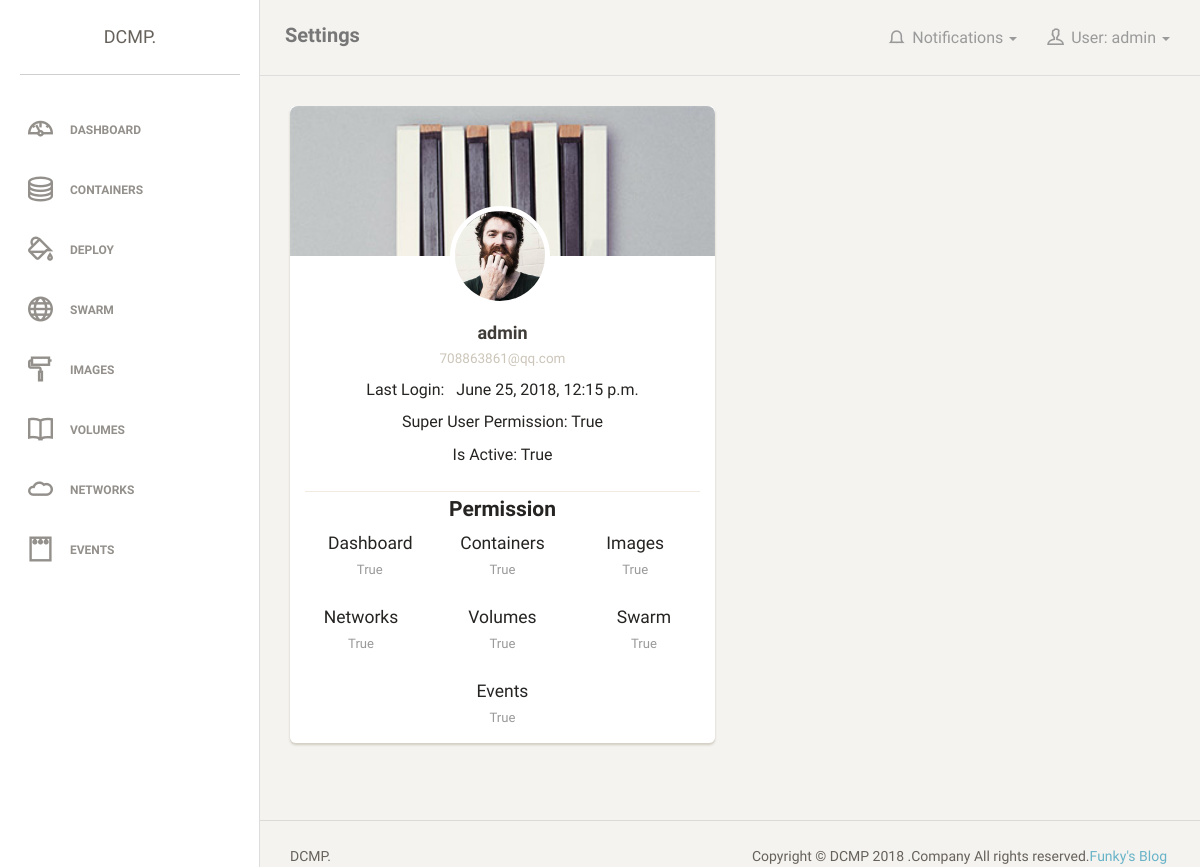
The app's page /dashboard/settings/ (signed in), older data.
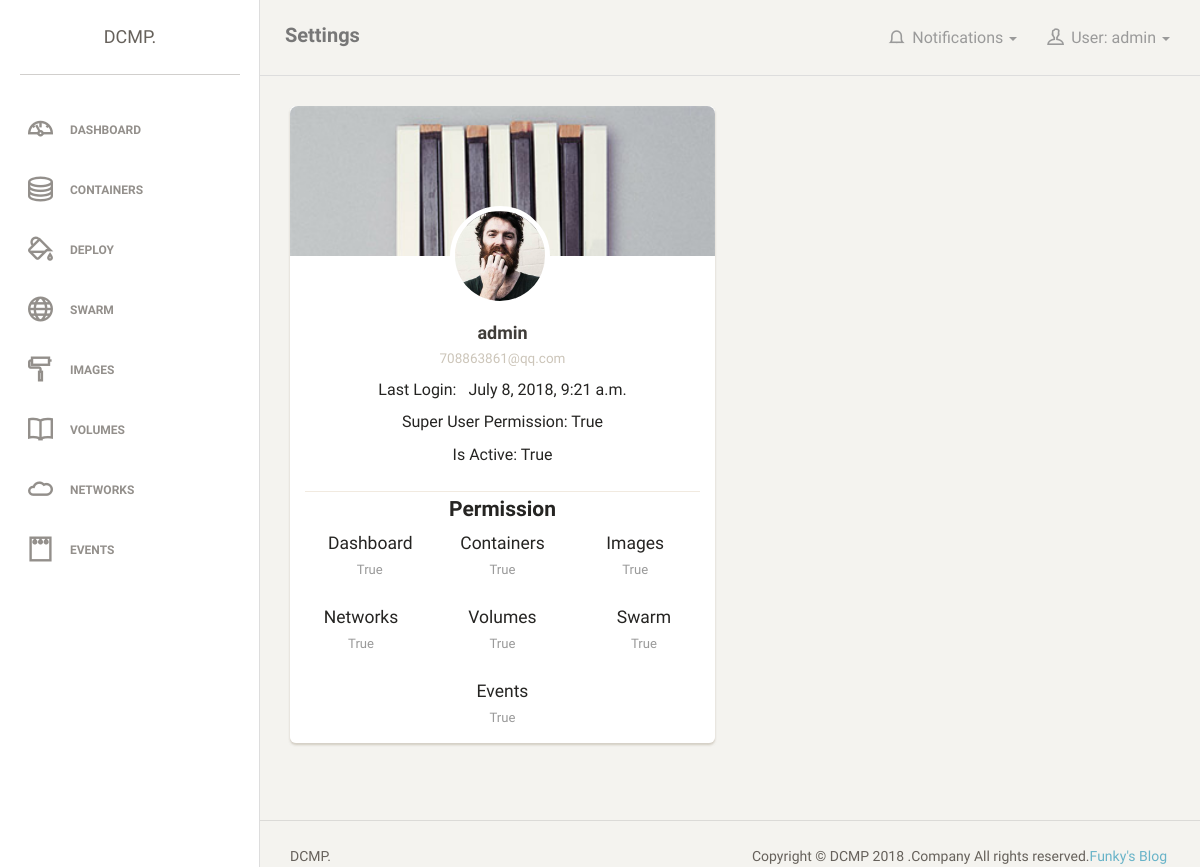
The same page, newer data.
### Dashboard/models.py (models this page shows)
class User(AbstractUser):
    dashboard_permission = models.BooleanField(default=True,
                                               verbose_name="Dashboard Permission"
                                               )
    containers_permission = models.BooleanField(default=False,
                                                verbose_name="Containers Permission"
                                                )
    images_permission = models.BooleanField(default=False,
                                            verbose_name="Images Permission"
                                            )
    networks_permission = models.BooleanField(default=False,
                                              verbose_name="Networks Permission"
                                              )
    volumes_permission = models.BooleanField(default=False,
                                             verbose_name="Volumes Permission"
                                             )
    swarm_permission = models.BooleanField(default=False,
                                           verbose_name="Swarm Permission"
                                           )
    events_permission = models.BooleanField(default=False,
                                            verbose_name="Events Permission"
                                            )
    objects = DashboardUserManager()

### Dashboard/views.py (the view, shortened to what this page needs)
# urls.py: path('settings/', views.dashboard_settings_view),
@csrf_exempt
def dashboard_settings_view(request):
    template_name = 'Dashboard/settings.html'
    user_perm = request.user
    if request.user.is_authenticated:
        context = {
            "user_last_login": request.user.last_login,
            "user": request.user.username,
            "user_info": user_perm,
            "dashboard": user_perm.dashboard_permission,
            "containers": user_perm.containers_permission,
            "images": user_perm.images_permission,
            "swarm": user_perm.swarm_permission,
            "volumes": user_perm.volumes_permission,
            "events": user_perm.events_permission,
            "networks": user_perm.networks_permission,
            "chpasswd_form": ChangePasswordForm(),
        }
        if request.method == "GET":
            return render_to_response(template_name, context)
    else:
        return redirect('/dashboard/login')

### Dashboard/templates/Dashboard/settings.html (shortened to what this page needs)
<!doctype html>
<html lang="en">
<head>
    {% load static %}
    <link href="{% static 'Dashboard/css/bootstrap.min.css' %}" rel="stylesheet" />
    <link href="{% static 'Dashboard/css/animate.min.css' %}" rel="stylesheet"/>
    <link href="{% static 'Dashboard/css/paper-dashboard.css' %}" rel="stylesheet"/>
    <link href="{% static "Dashboard/css/demo.css" %}" rel="stylesheet" />
    <link href="http://maxcdn.bootstrapcdn.com/font-awesome/latest/css/font-awesome.min.css" rel="stylesheet">
    <link href="{% static "Dashboard/css/themify-icons.css" %}" rel="stylesheet">
</head>
<body>
<div class="wrapper">
	<div class="sidebar" data-background-color="white" data-active-color="danger">
	<div class="sidebar-wrapper">
            <div class="logo">
                <a href="/dashboard/index" class="simple-text">
                    DCMP.
                </a>
            </div>
            <ul class="nav">
                <li>
                    <a href="/dashboard/index">
                        <i class="ti-dashboard"></i>
                        <p>Dashboard</p>
                    </a>
                </li>
                <li >
                    <a href="/dashboard/containers">
                        <i class="ti-server"></i>
                        <p>Containers</p>
                    </a>
                </li>
                <li>
                    <a href="/dashboard/deploy">
                        <i class="ti-paint-bucket"></i>
                        <p>Deploy</p>
                    </a>
                </li>
                <li >
                    <a href="/dashboard/swarm">
                        <i class="ti-world"></i>
                        <p>Swarm</p>
                    </a>
                </li>
                <li>
                    <a href="/dashboard/images">
                        <i class="ti-paint-roller"></i>
                        <p>Images</p>
                    </a>
                </li>
                <li>
                    <a href="/dashboard/volumes">
                        <i class="ti-book"></i>
                        <p>Volumes</p>
                    </a>
                </li>
                <li>
                    <a href="/dashboard/networks">
                        <i class="ti-cloud"></i>
                        <p>Networks</p>
                    </a>
                </li>
                <li>
                    <a href="/dashboard/events">
                        <i class="ti-notepad"></i>
                        <p>Events</p>
                    </a>
                </li>
            </ul>
    	</div>
    </div>
    <div class="main-panel">
        <nav class="navbar navbar-default">
            <div class="container-fluid">
                <div class="navbar-header">
                    <a class="navbar-brand" >Settings</a>
                </div>
                <div class="collapse navbar-collapse">
                    <ul class="nav navbar-nav navbar-right">
                        <li class="dropdown">
                              <a href="#" class="dropdown-toggle" data-toggle="dropdown">
                                    <i class="ti-bell"></i>
									<p>Notifications</p>
									<b class="caret"></b>
                              </a>
                        </li>
                        <li class="dropdown">
                              <a href="#" class="dropdown-toggle" data-toggle="dropdown">
                                    <i class="ti-user"></i>
									<p>User: {{ user }}</p>
									<b class="caret"></b>
                              </a>
                        </li>
                    </ul>
                </div>
            </div>
        </nav>
        <div class="content">
            <div class="container-fluid">
                <div class="row">
                    <div class="col-md-6">
                        <div class="card">
                            <div class="card card-user">
                            <div class="image">
                                <img src="{% static "Dashboard/img/background.jpg" %}" alt="..."/>
                            </div>
                            <div class="content">
                                <div class="author">
                                  <img class="avatar border-white" src="{% static "Dashboard/img/faces/face-2.jpg" %}" alt="..."/>
                                  <h4 class="title">{{ user }}<br />
                                     <a href="#"><small>{{ user_info.email }}</small></a>
                                  </h4>
                                </div>
                                <p class="description text-center center">
                                    <p class="center text-center">Last Login:  &nbsp;  {{  user_last_login }}</p>
                                    <p class="center text-center">Super User Permission: {{ user_info.is_superuser }}</p>
                                    <p class="center text-center">Is Active: {{ user_info.is_active }}</p>
                                </p>
                            </div>
                            <hr>
                            <div class="text-center">
                                <div class="row text-center">
                                    <h4 class="title">Permission</h4>
                                    <div class="col-md-3 col-md-offset-1">
                                        <h5>Dashboard<br /><small>{{ dashboard }}</small></h5>
                                    </div>
                                    <div class="col-md-4">
                                        <h5>Containers<br /><small>{{ containers }}</small></h5>
                                    </div>
                                    <div class="col-md-3">
                                        <h5>Images<br /><small>{{ images }}</small></h5>
                                    </div>
                                    <div class="row">
                                        <div class="col-md-3 col-md-offset-1">
                                        <h5>Networks<br /><small>{{ networks }}</small></h5>
                                    </div>
                                    <div class="col-md-4">
                                        <h5>Volumes<br /><small>{{ volumes }}</small></h5>
                                    </div>
                                    <div class="col-md-3">
                                        <h5>Swarm<br /><small>{{ swarm }}</small></h5>
                                    </div>
                                    </div>
                                    <div class="row text-center center">
                                         <div class="text-center center">
                                        <h5 class="text-center center">Events<br /><small>{{ events }}</small></h5>
                                        </div>
                                    </div>
                                </div>
                            </div>
                        </div>
                        </div>
                    </div>
                </div>
            </div>
        </div>
        <footer class="footer">
            <div class="container-fluid">
                <nav class="pull-left">
                    <ul>
                        <li>
                            <a href="/">
                                DCMP.
                            </a>
                        </li>
                    </ul>
                </nav>
                <div class="copyright pull-right">
                    Copyright &copy; DCMP 2018 .Company  All rights reserved.<a target="_blank" href="http://geekfan.top/">Funky's Blog</a>
                </div>
            </div>
        </footer>
    </div>
</div>
</body>
</html>

Row changes from the older to the newer data that the page shows:
changed User "admin": last_login "June 25, 2018, 12:15 p.m." → "July 8, 2018, 9:21 a.m."
